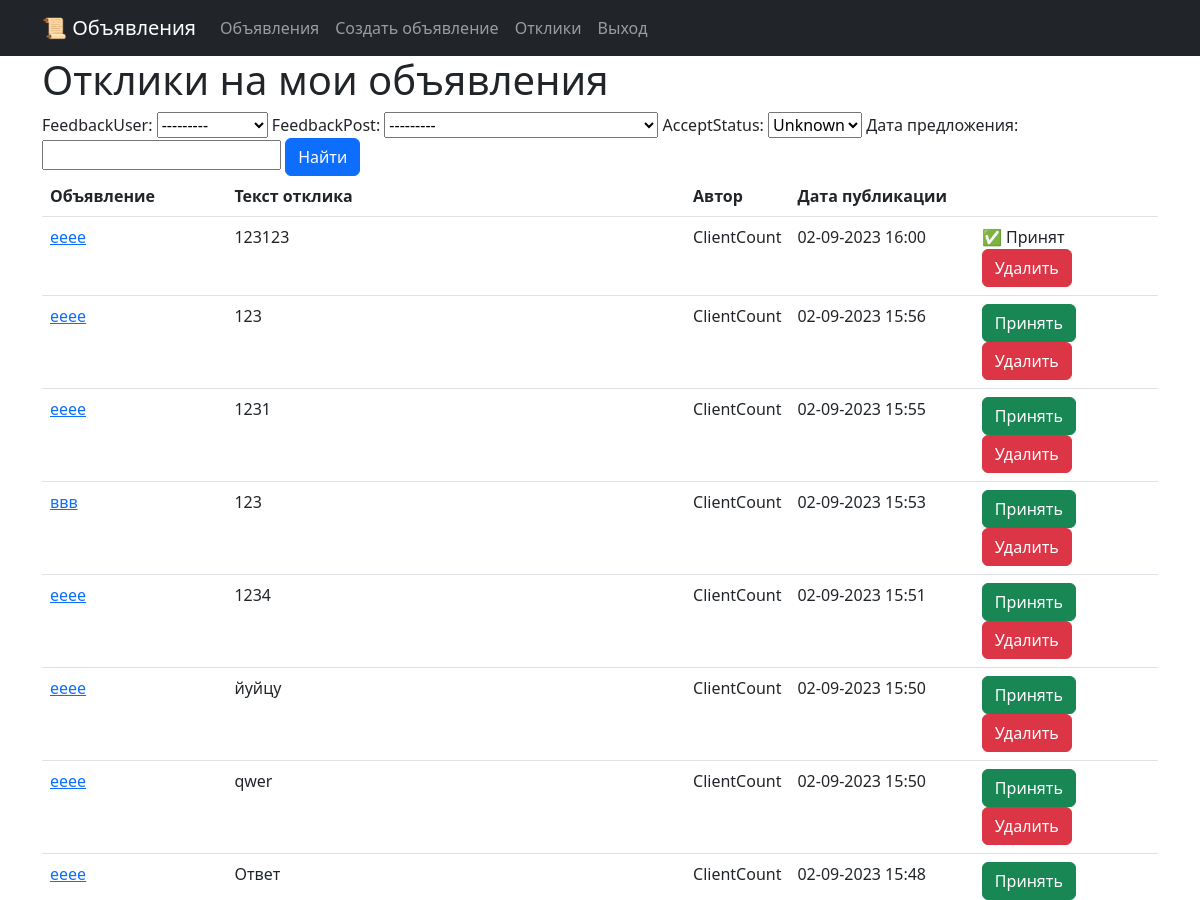
The page /replys/ (signed in, upper part) on the database as committed earlier.
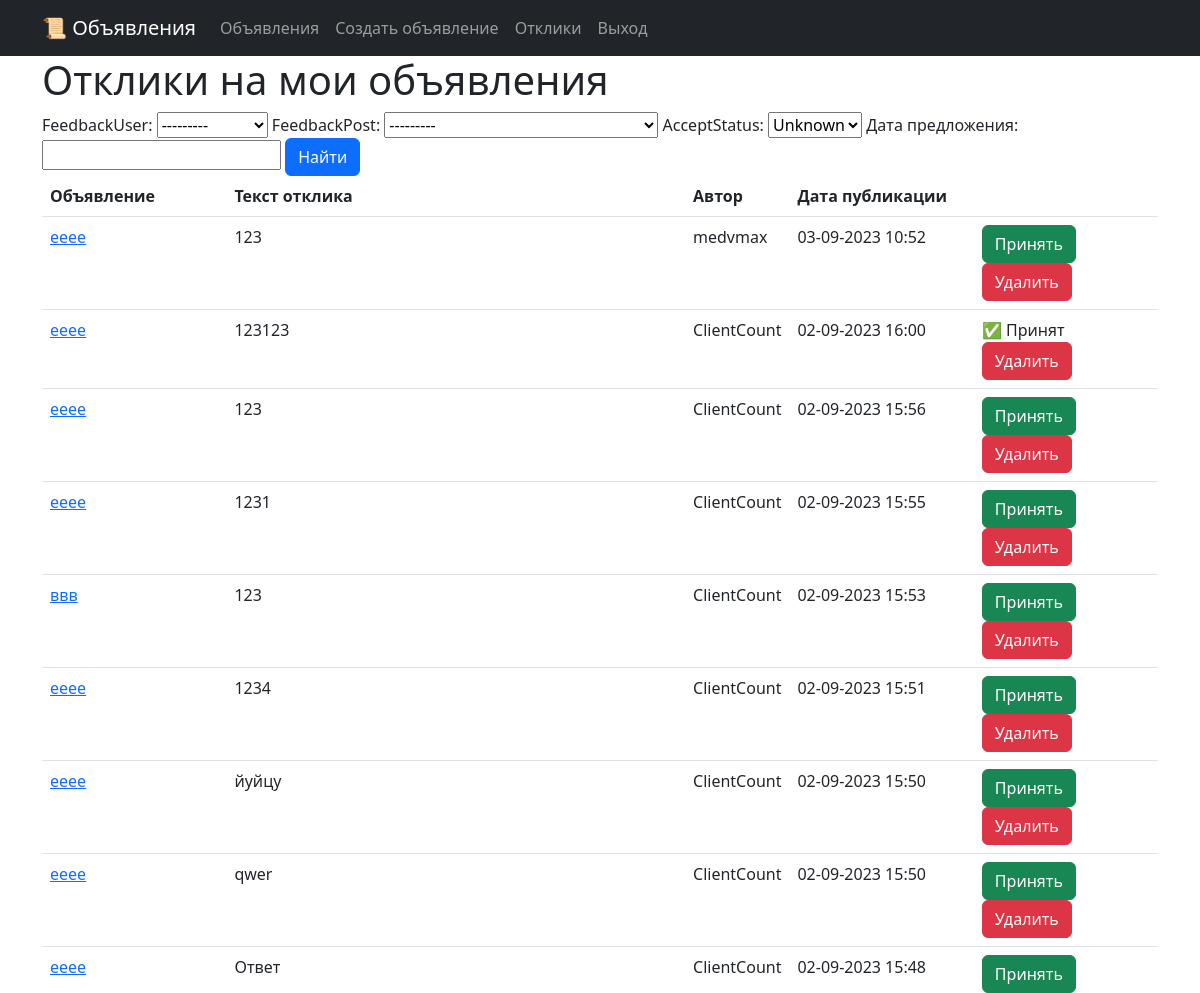
The same page on the database as committed later.
### boardapp/models.py (models this page shows, shortened)
class Reply(models.Model):
    feedbackUser = models.ForeignKey(User, on_delete=models.CASCADE, related_name='user_replys')
    feedbackPost = models.ForeignKey(Post, on_delete=models.CASCADE, related_name='post_replys' )
    acceptStatus = models.BooleanField(default=False)
    text = models.TextField()
    dateCreation = models.DateTimeField(auto_now_add=True)

class Post(models.Model):
    user = models.ForeignKey(User, on_delete=models.CASCADE, related_name='user_posts')
    title = models.CharField(max_length=128)
    content = models.TextField()
    dateCreation = models.DateTimeField(auto_now_add=True)
    TANK = 'TK'
    HEAL = 'HL'
    DD = 'DD'
    MERCHANT = 'MC'
    GUILDMASTER = 'GM'
    QUESTGIVER = 'QG'
    BLACKSMITH = 'BS'
    LEATHERWORKER = 'LW'
    POTIONSMASTER = 'PM'
    SPELLMASTER = 'SM'
    CATEGORY_CHOICES = (
        (TANK, 'Танки'),
        (HEAL, 'Хилы'),
        (DD, 'ДД'),
        (MERCHANT, 'Торговцы'),
        (GUILDMASTER, 'Гилдмастеры'),
        (QUESTGIVER, 'Квестгиверы'),
        (BLACKSMITH, 'Кузнецы'),
        (LEATHERWORKER, 'Кожевники'),
        (POTIONSMASTER, 'Зельевары'),
        (SPELLMASTER, 'Мастера заклинаний'),
    )
    categoryType = models.CharField(max_length=2, choices=CATEGORY_CHOICES)
    def __str__(self):
        return f'Объявление #{self.pk} - {self.title}'

### boardapp/views.py (the view)
# urls.py: path('replys/', ReplyList.as_view(), name='reply_list'),
class ReplyList(LoginRequiredMixin, ListView):
    model = Reply
    template_name='boardapp/replylist.html'
    context_object_name='replys'
    ordering = ['-dateCreation']
    paginate_by = 10
    def get_queryset(self):
        user = self.request.user
        return Reply.objects.filter(feedbackPost__user=user).order_by('-dateCreation')
    def get_context_data(self, **kwargs):
        context = super().get_context_data(**kwargs)
        context['filter'] = ReplyFilter(self.request.GET, queryset=self.get_queryset())
        return context

### boardapp/templates/boardapp/replylist.html (shortened to what this page needs)
{% extends 'layout/default.html' %}
{% block content %}
    <h1>Отклики на мои объявления</h1>
    <form method="GET">
        {{ filter.form }}
        <input class="btn btn-primary" type="submit" value="Найти">
    </form>
    {% if replys %}
        <table  class="table table-hover">
            <tr>
                <th scope="col" class="col-2">
                    Объявление
                </th>
                <th scope="col" class="col-5">
                    Текст отклика
                </th>
                <th scope="col" class="col-1">
                    Автор
                </th>
                <th scope="col" class="col-2">
                    Дата публикации
                </th>
                <th scope="col" class="col-2">
                </th>
            </tr>
            {% for p in filter.qs %}
            <tr>
                <td>
                    <a href="{% url 'post_detail' p.feedbackPost.id %}">
                        {{p.feedbackPost.title}}
                    </a>
                </td>
                <td>
                    {{p.text}}
                </td>
                <td>
                    {{p.feedbackUser.username}}
                </td>
                <td>
                    {{p.dateCreation|date:'d-m-Y H:i'}}
                </td>
                <td>
                    {% if not p.acceptStatus %}
                    <a class="btn btn-success" role="button" href="{% url 'accept_reply' p.id %}">
                        Принять
                    </a>
                    {% else %}
                    ✅ Принят
                    {% endif %}
                    <a class="btn btn-danger" role="button" href="{% url 'delete_reply' p.id %}">
                        Удалить
                    </a>
                </td>
            </tr>
            {% endfor %}
        </table>
        {% else %}
        <h3>Нет объявлений</h3>
    {% endif %}
{% endblock content %}

Rows that differ between the two databases and show on the page:
added Reply: feedbackPost "ееее", text "123", feedbackUser.username "medvmax", dateCreation "03-09-2023 10:52", acceptStatus "Принять"
